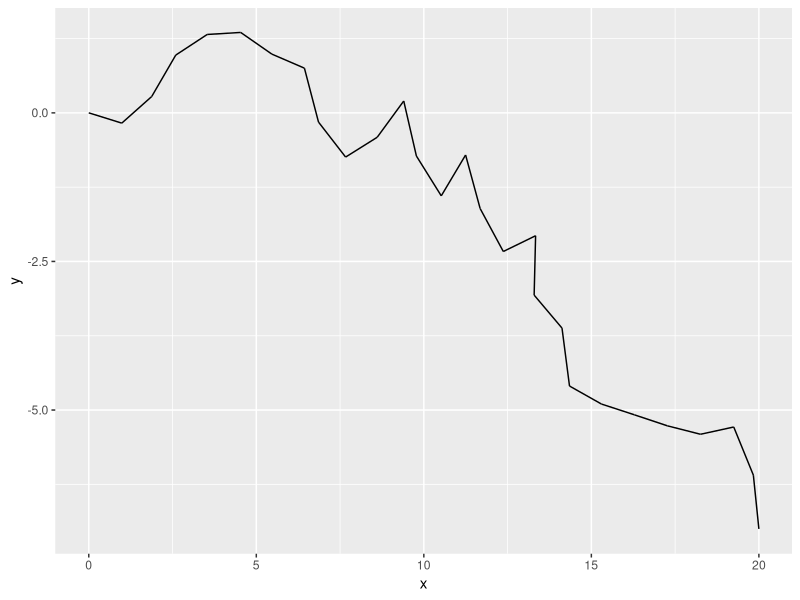

R code for this plot:
seek = function (location, target, d = 1, sdAngle = (pi/8)) {
  #Moves an agent at location 'start' to location 'target', with step length d and angular deviations 
  #from directed movement drawn from a normal distrubution with mean 0 and sd = sdAngle
  #input: location = dataframe with 2 columns, x and y, with 1 row giving the starting coordinates
  #       target = vector with 2 values, x and y coodinates for target location
  #       d = float
  #       sdAngle = float, units in radians
  #ouput: dataframe giving x and y coorinates for each time step.
  
  if(sqrt(sum((location[nrow(location),] - target) ^ 2)) <= d) {   #end condition, if within one movement of target . . . (uses pyth thrm)
    return(rbind(location, target))
  } else {
    destDist = as.numeric(as.vector(target - location[nrow(location), ])) #vector with dist in x and dist in y
    destAngle = atan2(destDist[2], destDist[1])                             #angle to target from last location
    deviation = rnorm(1, mean = 0, sd = sdAngle)                          
    turn = destAngle + deviation
    newX = location$x[length(location$x)] + cos(turn) * d
    newY = location$y[length(location$y)] + sin(turn) * d
    location = rbind(location, data.frame(x = newX, y = newY))
    return(seek(location, target, d, sdAngle))                            #recursive call
  }
}

path2geom_segment = function(path) {
  #takes a path from seek function and formats for use with geom_segment plotting in ggplot2
  path$newX = NA
  path$newY = NA
  path$newX[1:(nrow(path) -1)] = path$x[2:nrow(path)]
  path$newY[1:(nrow(path) -1)] = path$y[2:nrow(path)]
  path[1:(nrow(path) -1),]
}

#######sample script################
library(ggplot2)
location = data.frame(x = 0, y = 0)
target = c(20, -7)
path = seek(location, target, sdAngle = (pi/6))
path_ggplot = path2geom_segment(path)
#plot(x = path$x, y = path$y, col = heat.colors(nrow(path)))
ggplot(path_ggplot, aes(x, y)) + geom_segment(aes(xend = newX, yend = newY))
